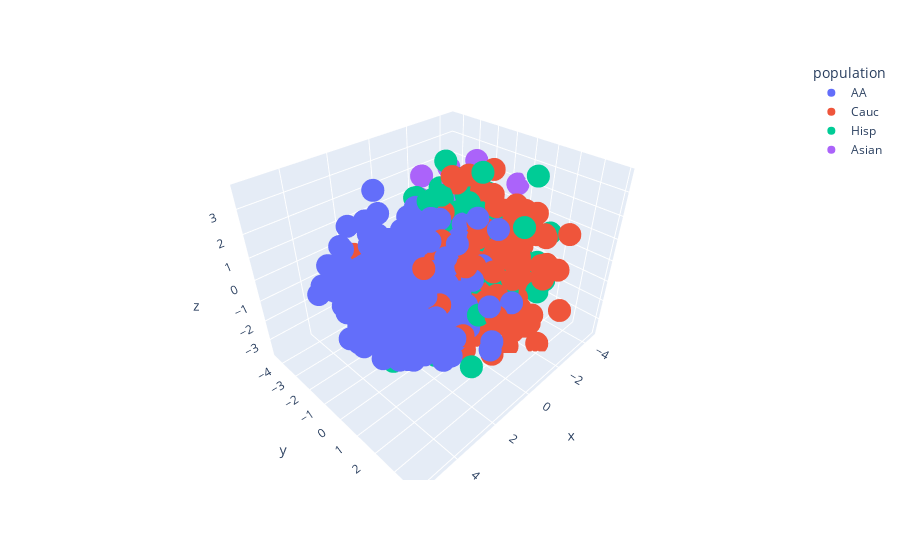
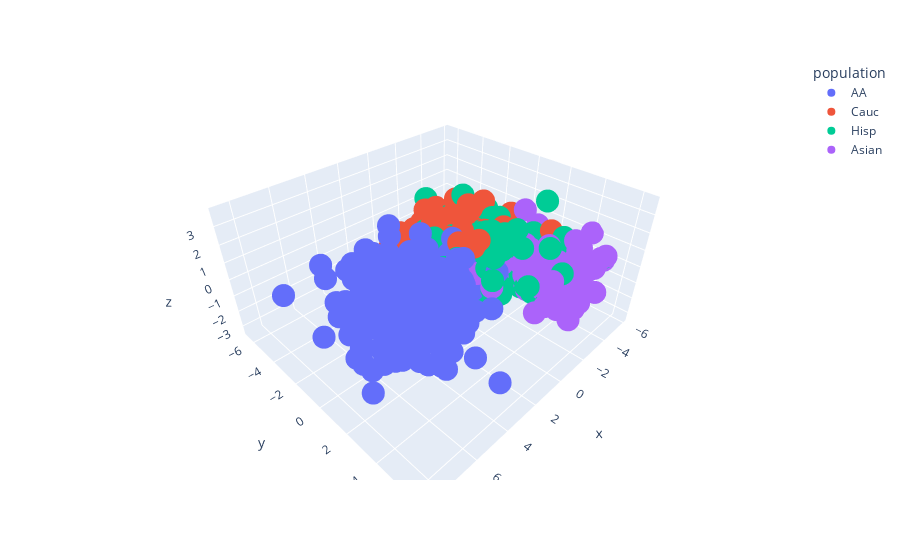

Notebook cell for these charts, in order:
### Markdown cell above
**US data**

### Code cell
vizualize_pca(dh.get('us_data_2016'), 'population')
vizualize_pca(dh.get('us_data_2016'), 'population', one_hot=True)

### Figure 1 — Plotly figure (JSON) as saved in the notebook; plotly's stock layout.template omitted (floating-point values rounded to 4 significant figures; data arrays with more than 128 entries replaced by an {"elided": "..."} marker saying what was removed)
{"data": [{"hovertemplate": "population=AA<br>x=%{x}<br>y=%{y}<br>z=%{z}<extra></extra>", "legendgroup": "AA", "marker": {"color": "#636efa", "symbol": "circle"}, "mode": "markers", "name": "AA", "scene": "scene", "showlegend": true, "type": "scatter3d", "x": {"elided": "338 float values"}, "y": {"elided": "338 float values"}, "z": {"elided": "338 float values"}}, {"hovertemplate": "population=Cauc<br>x=%{x}<br>y=%{y}<br>z=%{z}<extra></extra>", "legendgroup": "Cauc", "marker": {"color": "#EF553B", "symbol": "circle"}, "mode": "markers", "name": "Cauc", "scene": "scene", "showlegend": true, "type": "scatter3d", "x": {"elided": "359 float values"}, "y": {"elided": "359 float values"}, "z": {"elided": "359 float values"}}, {"hovertemplate": "population=Hisp<br>x=%{x}<br>y=%{y}<br>z=%{z}<extra></extra>", "legendgroup": "Hisp", "marker": {"color": "#00cc96", "symbol": "circle"}, "mode": "markers", "name": "Hisp", "scene": "scene", "showlegend": true, "type": "scatter3d", "x": {"elided": "233 float values"}, "y": {"elided": "233 float values"}, "z": {"elided": "233 float values"}}, {"hovertemplate": "population=Asian<br>x=%{x}<br>y=%{y}<br>z=%{z}<extra></extra>", "legendgroup": "Asian", "marker": {"color": "#ab63fa", "symbol": "circle"}, "mode": "markers", "name": "Asian", "scene": "scene", "showlegend": true, "type": "scatter3d", "x": [-0.9283, -1.335, -2.078, -1.23, -1.575, -2.35, -0.4214, 0.6851, -2.246, -3.131, 0.1302, -4.504, -3.393, -1.718, -0.5351, -1.968, -2.108, -2.127, -1.302, 0.2257, -2.763, 0.7203, -2.137, -2.883, -1.282, -2.096, -2.481, 1.307, -2.594, -1.672, -2.844, -3.146, -3.889, -1.07, -2.328, -1.808, -3.813, -1.246, -1.796, -3.489, -1.418, -3.098, -3.028, -2.086, -1.362, -1.932, -1.277, -2.133, -1.015, -1.85, -1.63, -1.152, -2.961, -1.992, -3.064, -1.587, -3.407, -3.252, -1.288, -1.247, -1.163, -1.567, -0.7893, -2.375, -1.713, -2.229, -2.278, -2.549, -1.916, -3.326, -2.774, -1.301, -3.566, -2.584, -3.479, -4.078, -3.14, -1.282, -1.919, -3.263, -0.8271, -1.093, -1.694, -2.452, -2.318, -2.072, -2.226, -2.733, -2.572, -2.003, -2.544, -3.119, -1.903, -3.781, -0.8279, -2.595], "y": [-1.174, -2.735, 0.2394, -0.5748, -0.05717, 0.2818, -1.05, -1.231, -1.827, -1.193, -0.4748, -0.5317, -0.1367, -3.192, -1.255, -0.3879, -2.801, -1.366, -1.909, -1.898, -1.471, -0.8114, -0.7054, -0.4228, -2.63, -2.902, -3.036, 0.9832, -3.082, -0.7838, -3.003, -2.226, -4.402, -1.774, -1.053, -2.813, -1.468, -1.835, -1.583, -2.008, -2.189, -1.769, -2.723, -0.9441, -1.851, -1.306, -2.3, -4.122, -1.683, -1.794, -0.9564, -2.361, -3.501, -3.806, -1.776, -3.344, -3.218, -4.293, -1.761, -1.254, -2.213, -3.22, -1.438, -1.638, 0.3353, -1.116, -1.341, -2.055, -2.262, -1.899, -2.79, -1.712, -1.347, -0.4006, -0.846, -0.938, -1.094, 0.6961, -1.717, -2.36, -3.373, -1.475, -1.283, 0.402, -3.575, -2.017, -1.18, -0.4641, -1.824, -1.307, -1.743, -2.798, -1.506, -3.09, -2.38, -2.168], "z": [0.8952, -2.246, 0.09917, -0.5342, -1.923, -0.2675, 0.6273, 0.1387, -1.463, -0.1628, -0.8938, 1.852, -0.0842, -0.3511, 0.4986, 1.263, -1.524, 1.564, -0.8376, -1.393, -0.2323, -0.6147, 0.1645, -1.355, -1.333, -1.268, 0.4903, -1.565, -0.7385, 0.4503, 2.352, 0.3775, 0.3083, -1.325, 1.426, -0.2392, -1.22, -0.6356, 1.153, 2.77, 1.55, 0.2759, -0.9939, -0.279, -0.5692, -2.038, -1.346, 0.7103, -0.1512, -1.297, 1.16, 0.5657, -1.151, 1.97, -0.7195, -0.1536, -0.2911, -0.7126, 1.08, 0.4522, -0.1246, -0.2926, 0.1388, -0.8185, -0.2014, -1.217, -0.8471, 1.097, -1.281, -0.4247, -0.4373, 1.786, 1.45, -0.5491, -1.462, -2.012, -0.545, 0.7058, -1.025, -0.169, 0.1204, 0.5769, -0.4882, -1.372, -1.084, 2.29, 1.702, 0.3077, -0.9525, 1.563, -1.521, -0.09973, -2.07, -1.755, -1.728, -1.346]}], "layout": {"legend": {"title": {"text": "population"}, "tracegroupgap": 0}, "margin": {"t": 60}, "scene": {"domain": {"x": [0, 1], "y": [0, 1]}, "xaxis": {"title": {"text": "x"}}, "yaxis": {"title": {"text": "y"}}, "zaxis": {"title": {"text": "z"}}}}}

### Figure 2 — Plotly figure (JSON) as saved in the notebook; plotly's stock layout.template omitted (floating-point values rounded to 4 significant figures; data arrays with more than 128 entries replaced by an {"elided": "..."} marker saying what was removed)
{"data": [{"hovertemplate": "population=AA<br>x=%{x}<br>y=%{y}<br>z=%{z}<extra></extra>", "legendgroup": "AA", "marker": {"color": "#636efa", "symbol": "circle"}, "mode": "markers", "name": "AA", "scene": "scene", "showlegend": true, "type": "scatter3d", "x": {"elided": "339 float values"}, "y": {"elided": "339 float values"}, "z": {"elided": "339 float values"}}, {"hovertemplate": "population=Cauc<br>x=%{x}<br>y=%{y}<br>z=%{z}<extra></extra>", "legendgroup": "Cauc", "marker": {"color": "#EF553B", "symbol": "circle"}, "mode": "markers", "name": "Cauc", "scene": "scene", "showlegend": true, "type": "scatter3d", "x": {"elided": "361 float values"}, "y": {"elided": "361 float values"}, "z": {"elided": "361 float values"}}, {"hovertemplate": "population=Hisp<br>x=%{x}<br>y=%{y}<br>z=%{z}<extra></extra>", "legendgroup": "Hisp", "marker": {"color": "#00cc96", "symbol": "circle"}, "mode": "markers", "name": "Hisp", "scene": "scene", "showlegend": true, "type": "scatter3d", "x": {"elided": "232 float values"}, "y": {"elided": "232 float values"}, "z": {"elided": "232 float values"}}, {"hovertemplate": "population=Asian<br>x=%{x}<br>y=%{y}<br>z=%{z}<extra></extra>", "legendgroup": "Asian", "marker": {"color": "#ab63fa", "symbol": "circle"}, "mode": "markers", "name": "Asian", "scene": "scene", "showlegend": true, "type": "scatter3d", "x": [-0.5217, -1.497, -2.53, -3.404, -0.906, -2.749, -2.451, 1.338, -1.96, -2.952, -0.4983, -3.561, -2.713, -1.144, 0.1157, -0.9983, -2.166, -2.434, -0.534, -2.65, 0.4395, -2.766, -3.196, -1.205, -2.797, -2.615, 0.1253, -3.192, -1.508, -1.558, -2.28, -0.9563, -1.586, -1.908, -3.329, -0.9155, -1.868, -2.706, -2.64, -1.799, -2.742, -3.084, -2.553, -2.57, -1.529, -0.7975, -2.411, -3.555, -1.74, -2.864, -2.258, -3.075, -4.524, -3.849, -1.667, -2.245, -1.291, -3.1, -1.713, -2.137, -0.8931, -2.198, -1.219, -1.981, -2.624, -4.172, -2.229, -1.984, -2.945, -3.092, -5.819, -4.967, -0.7229, -1.125, -1.084, -1.592, -0.7732, -0.634, -2.604, -3.218, -3.113, -1.89, -4.15, -2.933, -2.06, -1.866, -3.719, -4.463, -2.185, -1.871, -1.757], "y": [2.359, 6.279, 2.373, 2.153, 1.184, 0.01232, 2.271, 1.521, 3.169, 4.516, -1.345, 1.284, 3.105, 4.747, 1.312, 4.712, 3.934, 4.484, 3.828, 4.248, 2.579, 3.689, 4.35, 3.012, 4.94, 5.923, -1.066, 5.116, 3.285, 5.32, 5.085, 4.502, 4.029, 4.591, 4.245, 6.077, 4.676, 5.281, 3.292, 3.621, 6.239, 3.927, 3.565, 3.796, 6.127, 5.463, 2.538, 4.673, 3.148, 5.393, 5.114, 6.241, 5.531, 4.217, 4.608, 2.784, 4.452, 6.018, 3.314, 4.63, 4.281, 2.838, 3.202, 5.347, 5.062, 4.404, 5.129, 3.975, 3.605, 2.126, 4.048, 4.952, 2.558, 3.713, 4.982, 4.871, 5.063, 6.365, 3.629, 3.492, 4.421, 3.474, 4.445, 4.141, 4.139, 3.342, 4.501, 1.576, 5.621, 4.203, 5.258], "z": [0.8427, 1.93, 0.4676, 0.1283, -0.7973, 0.8449, 1.054, -0.8226, -0.8319, 0.6569, 0.282, 2.212, -0.06196, 0.2132, 0.06396, -0.7184, 0.5289, 0.1164, 0.9047, -0.09057, 0.06376, -0.1792, -0.03864, 0.8062, 0.7013, 1.549, 0.6417, 0.4329, -0.7605, 0.246, 0.617, 0.3297, -0.3, 0.2692, -0.9657, -0.6669, -0.08015, 1.328, 0.6146, -0.5214, 0.02126, 0.4909, 1.523, 0.791, 0.01529, -0.3453, 0.4438, 0.3623, -0.3583, 1.111, 0.7889, 1.919, 0.6598, 1.516, 0.4442, 1.089, 0.03069, 1.679, 1.244, 0.1066, -1.301, 0.5246, 0.2623, 1.144, 1.573, 0.7441, -0.67, 1.546, -0.4171, 0.4624, 1.051, -0.3314, -0.00299, 0.7205, 0.1185, -0.6291, 1.072, 0.3204, 0.5208, 0.03956, 0.3421, 0.6342, 1.049, 0.3997, 0.9282, 0.6987, 1.11, 1.077, 0.4689, 1.002, 1.187]}], "layout": {"legend": {"title": {"text": "population"}, "tracegroupgap": 0}, "margin": {"t": 60}, "scene": {"domain": {"x": [0, 1], "y": [0, 1]}, "xaxis": {"title": {"text": "x"}}, "yaxis": {"title": {"text": "y"}}, "zaxis": {"title": {"text": "z"}}}}}
